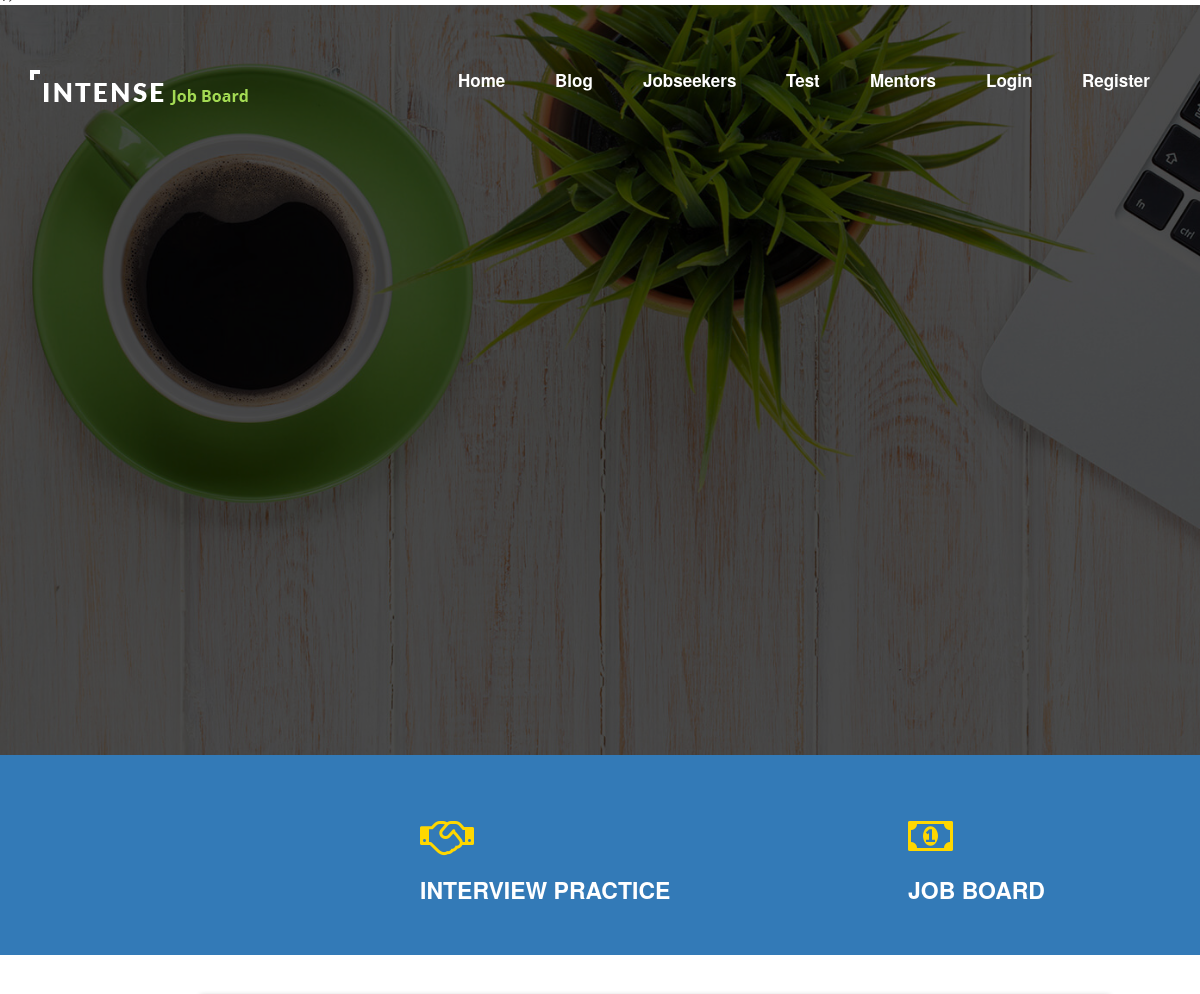
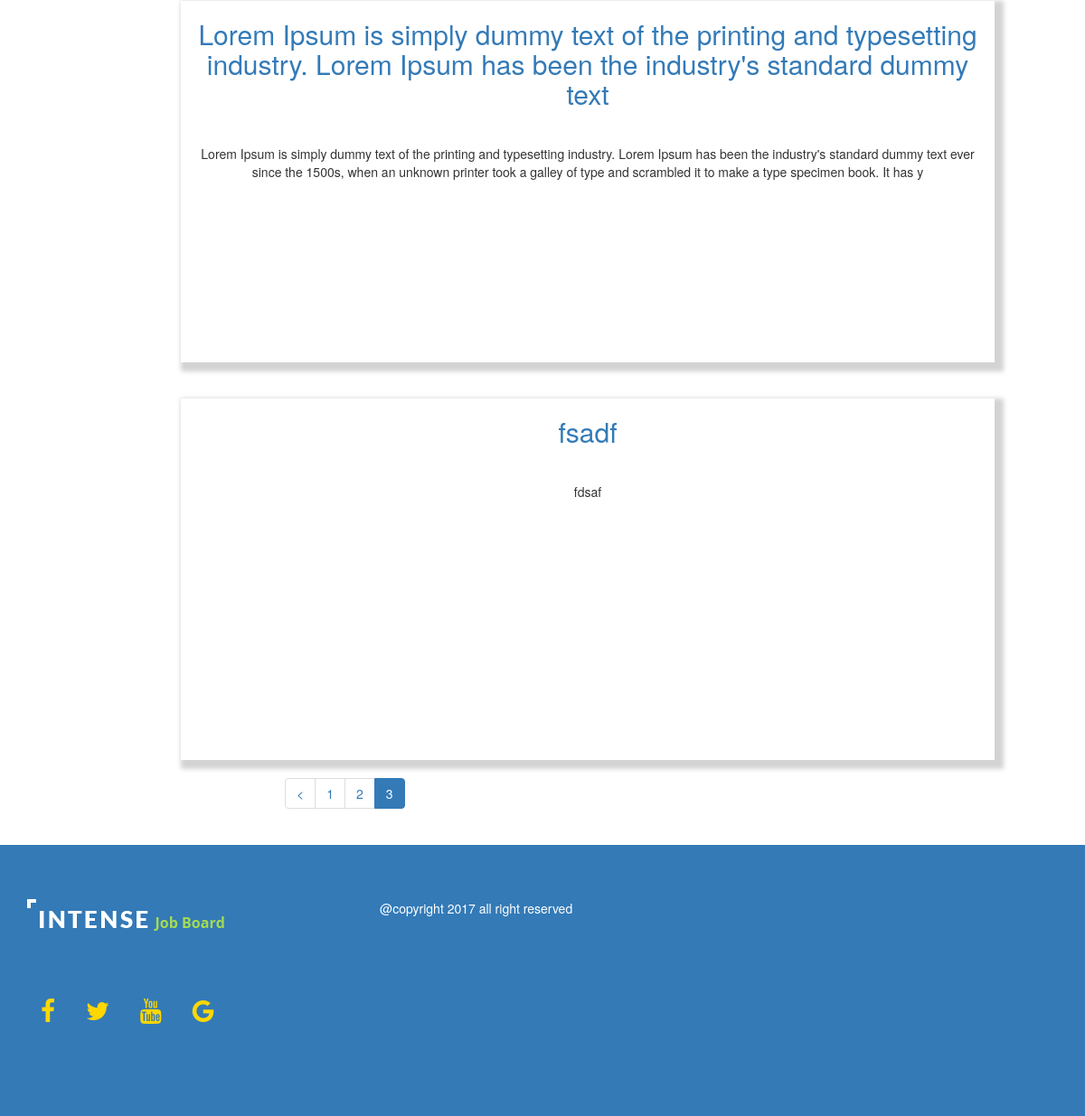
/blog/view_single_category/2/4, run on the app's committed database (2 pictures, top to bottom).
### tables this page shows
CREATE TABLE `post` (
  `post_id` int(11) NOT NULL,
  `title` varchar(255) NOT NULL,
  `description` varchar(255) NOT NULL,
  `image` varchar(255) NOT NULL,
  `user_id` varchar(255) NOT NULL,
  `c_id` int(11) NOT NULL
);

### application/config/config.php (called while the page is built, shortened)
<?php
$config['base_url'] = '';
$config['index_page'] = 'index.php';
$config['uri_protocol']	= 'REQUEST_URI';
$config['url_suffix'] = '';
$config['language']	= 'english';
$config['charset'] = 'UTF-8';
$config['enable_hooks'] = FALSE;
$config['subclass_prefix'] = 'MY_';
$config['composer_autoload'] = FALSE;
$config['allow_get_array'] = TRUE;
$config['enable_query_strings'] = FALSE;
$config['controller_trigger'] = 'c';
$config['function_trigger'] = 'm';
$config['directory_trigger'] = 'd';
$config['log_threshold'] = 0;
$config['log_path'] = '';
$config['log_file_extension'] = '';
$config['log_file_permissions'] = 0644;
$config['log_date_format'] = 'Y-m-d H:i:s';
$config['error_views_path'] = '';
$config['cache_path'] = '';
$config['cache_query_string'] = FALSE;
$config['encryption_key'] = '';
$config['sess_driver'] = 'files';
$config['sess_cookie_name'] = 'ci_session';
$config['sess_expiration'] = 7200;
$config['sess_save_path'] = NULL;
$config['sess_match_ip'] = FALSE;
$config['sess_time_to_update'] = 300;
$config['sess_regenerate_destroy'] = FALSE;
$config['cookie_prefix']	= '';
$config['cookie_domain']	= '';
$config['cookie_path']		= '/';
$config['cookie_secure']	= FALSE;
$config['cookie_httponly'] 	= FALSE;
$config['standardize_newlines'] = FALSE;
$config['global_xss_filtering'] = FALSE;
$config['csrf_protection'] = FALSE;
$config['csrf_token_name'] = 'csrf_test_name';
$config['csrf_cookie_name'] = 'csrf_cookie_name';
$config['csrf_expire'] = 7200;
$config['csrf_regenerate'] = TRUE;
$config['csrf_exclude_uris'] = array();
$config['compress_output'] = FALSE;
$config['time_reference'] = 'local';
$config['rewrite_short_tags'] = FALSE;
$config['proxy_ips'] = '';

### application/models/blog_model.php (called while the page is built, shortened)
<?php
class blog_model extends CI_Model{
	public function num_rows($id){
		$query = $this->db->where("c_id",$id)
					->get("post");
					return $query->num_rows();
	}
}
?>

### index.php (called while the page is built, shortened)
<?php
require_once BASEPATH.'core/CodeIgniter.php';

### application/views/public/category_post.php (the view, shortened to what this page needs)
<?php include("inc/header.php");?>
<?php
foreach($data as $result):
?>
  <div class="col-md-9 col-md-offset-2   mgr-top-40 box">
                                <div class="mgr-top-20">
                                   <a href="<?php echo site_url("blog/view_single_post")."/".$result->post_id; ?>"> <h2 class="text-center"><?php echo $result->title; ?></h2></a>
                                </div>
                                <div class="mgr-top-20 text-center">
                                    <p><?php echo $result->description; ?></p>
                                </div>
                            </div>
<?php endforeach; ?>
<div class="col-md-4 col-md-offset-3">
<?php echo $this->pagination->create_links();?>
</div>
<?php include("inc/footer.php"); ?>

### assets/css/style.css (style rules this page uses)
* { margin:0px; padding: 0px; }
body { margin-top: -15px !important; }
.mgr-top-20 { margin-top: 20px; }
.mgr-top-40 { margin-top: 40px; }
a { text-decoration: none; }
.box { background: white; min-height: 400px; box-shadow: 5px 5px 5px 5px lightgray; }

### data on the page
post: title "Lorem Ipsum is simply dummy text of the printing and typesetting industry. Lorem Ipsum has been the industry's standard dummy text", description "Lorem Ipsum is simply dummy text of the printing and typesetting industry. Lorem Ipsum has been the industry's standard dummy text ever since the 1500s, when an unknown printer took a galley of type and scrambled it to make a type specimen book. It has y"
post: title "fsadf", description "fdsaf"

### other printed values
$this->pagination->create_links() "< 1 2 3"
